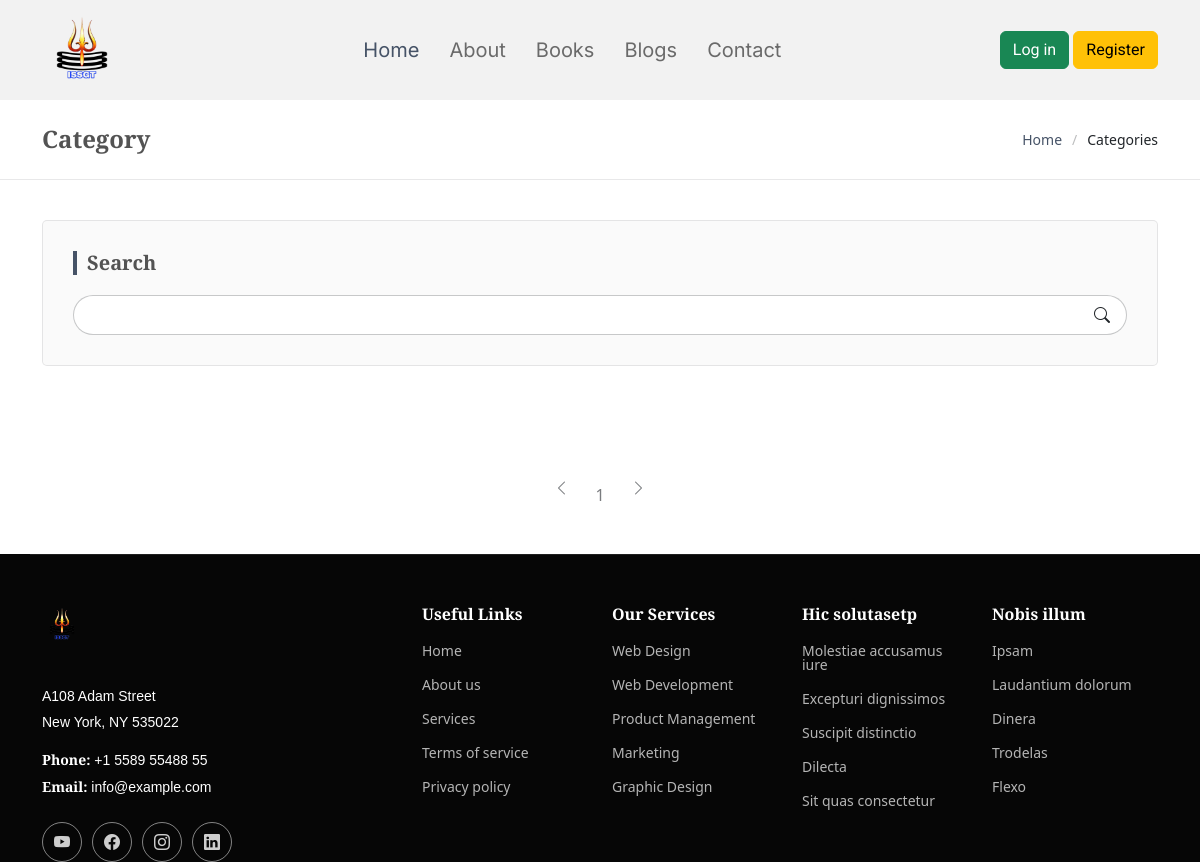
/books/, run on an earlier commit of the app's database.
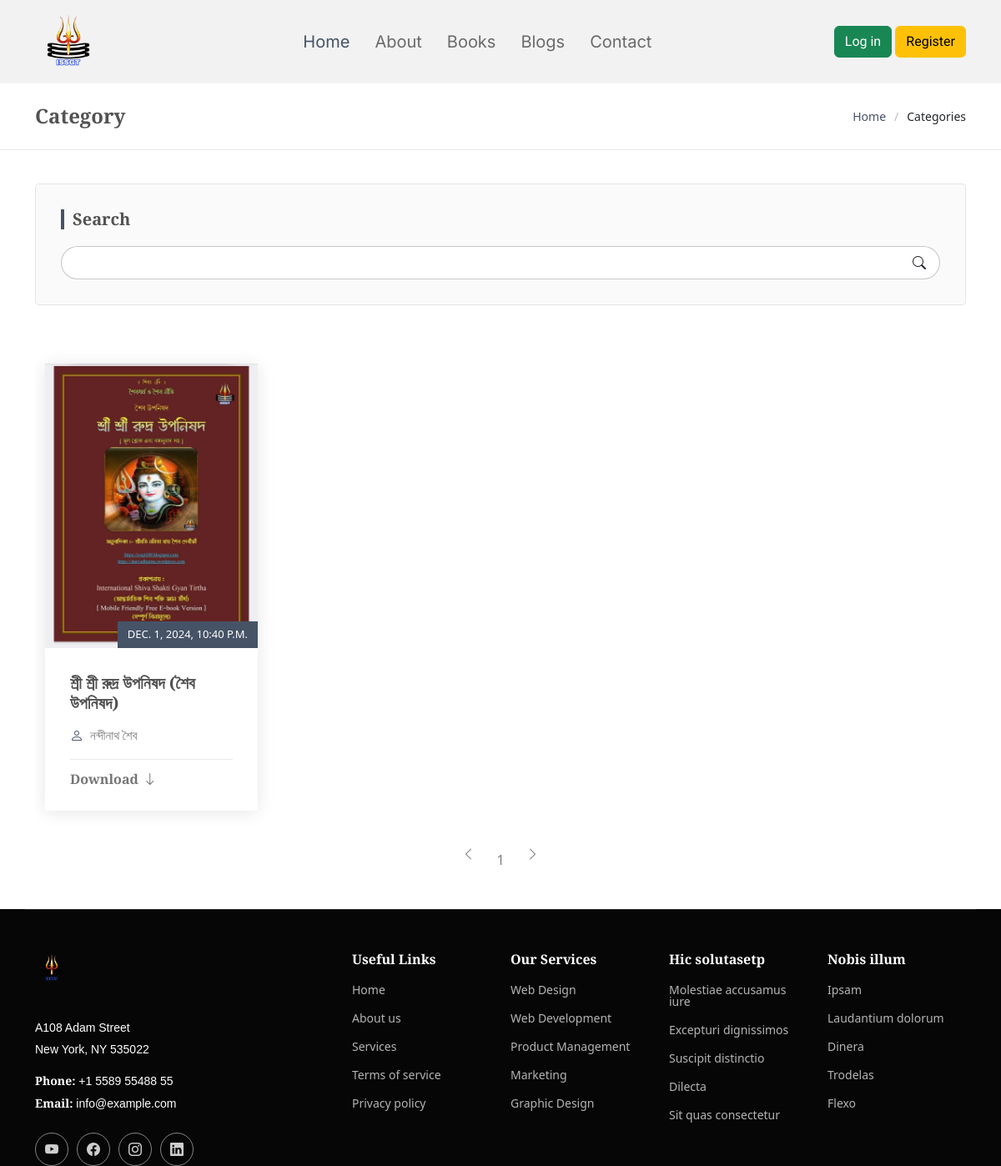
And on a later commit of the database.
### books/models.py (models this page shows, shortened)
class Books(models.Model):
    book_name = models.CharField(max_length=100)
    book_author = models.CharField(max_length=100)
    pdf = models.FileField(upload_to='pdf/books',blank=True, null=True)
    book_image = models.ImageField(upload_to='photos/books', blank=True, null=True)
    uploaded_at = models.DateTimeField(auto_now_add=True)
    class Meta:
        verbose_name = 'Books'
        verbose_name_plural = 'Books'

### books/views.py (the view)
# urls.py: path('books/', views.books, name='books')
def books(request):
    book_list = Books.objects.all()
    paginator = Paginator(book_list, 5)  # Show 5 blogs per page
    page_number = request.GET.get('page')
    book_page_obj = paginator.get_page(page_number)
    context = {
        'book_page_obj': book_page_obj
    }
    return render(request, 'books/books.html', context)

### templates/books/books.html
{% extends "base.html" %}
{% load static %}
{% block content %}
{% include "partials/_navbar.html" %}
<main class="main">
    <div class="page-title position-relative">
      <div class="container d-lg-flex justify-content-between align-items-center">
        <h1 class="mb-2 mb-lg-0">Category</h1>
        <nav class="breadcrumbs">
          <ol>
            <li><a href="index.html">Home</a></li>
            <li class="current">Categories</li>
          </ol>
        </nav>
      </div>
    </div>
    <div class="container">
      <div class="widgets-container">
            <div class="search-widget widget-item">
              <h3 class="widget-title">Search</h3>
              <form action="">
                <input type="text">
                <button type="submit" title="Search"><i class="bi bi-search"></i></button>
              </form>
            </div>
      </div>
      <div class="row">
        <div class="col-lg-12">
          <section id="blog-posts" class="blog-posts section">
            <div class="container">
              <div class="row gy-4">
                {% for books in book_page_obj %}
                <div class="col-lg-3">
                  <article class="position-relative h-100">
                    <div class="post-img position-relative overflow-hidden">
                      <img src="{{books.book_image.url}}" class="img-fluid" alt="">
                      <span class="post-date">{{books.uploaded_at}}</span>
                    </div>
                    <div class="post-content d-flex flex-column">
                      <h3 class="post-title">{{books.book_name}}</h3>
                      <div class="meta d-flex align-items-center">
                        <div class="d-flex align-items-center">
                          <i class="bi bi-person"></i> <span class="ps-2">{{books.book_author}}</span>
                        </div>
                      </div>
                      <hr>
                      <a href="{{books.pdf.url}}" class="readmore stretched-link" Download><span>Download</span><i class="bi bi-arrow-down"></i></a>
                    </div>
                  </article>
                </div>
                {% endfor %}
              </div>
            </div>
          </section>
          <section id="blog-pagination" class="blog-pagination section">
            <div class="d-flex justify-content-center">
              <ul class="pagination">
                {% if book_page_obj.has_previous %}
                  <li><a href="?page={{ book_page_obj.previous_page_number }}"><i class="bi bi-chevron-left"></i></a></li>
                {% else %}
                  <li class="disabled"><i class="bi bi-chevron-left"></i></li>
                {% endif %}
                {% for page_num in book_page_obj.paginator.page_range %}
                  {% if book_page_obj.number == page_num %}
                    <li class="active"><a href="?page={{ page_num }}">{{ page_num }}</a></li>
                  {% else %}
                    <li><a href="?page={{ page_num }}">{{ page_num }}</a></li>
                  {% endif %}
                {% endfor %}
                {% if book_page_obj.has_next %}
                  <li><a href="?page={{ book_page_obj.next_page_number }}"><i class="bi bi-chevron-right"></i></a></li>
                {% else %}
                  <li class="disabled"><i class="bi bi-chevron-right"></i></li>
                {% endif %}
              </ul>
            </div>
          </section>
        </div>
      </div>
    </div>
  </main>
{% include "partials/_footer.html" %}
{% endblock content %}

### templates/base.html (shortened to what this page needs)
{% load static %}
<!DOCTYPE html>
<html lang="en">
<head>
  <link href="https://cdn.jsdelivr.net/npm/bootstrap@5.3.3/dist/css/bootstrap.min.css" rel="stylesheet">
  <link rel="stylesheet" href="https://cdnjs.cloudflare.com/ajax/libs/bootstrap-icons/1.10.0/font/bootstrap-icons.min.css">
  <link rel="stylesheet" href="https://cdn.jsdelivr.net/npm/swiper@10/swiper-bundle.min.css" />
  <link href="https://cdnjs.cloudflare.com/ajax/libs/aos/2.3.4/aos.css" rel="stylesheet">
  <link href="{% static "css/style.css" %}" rel="stylesheet">
</head>
<body>
    {% block content %}
    {% endblock content %}
</body>
</html>

### templates/partials/_navbar.html (shortened to what this page needs)
{% load static %}
<header id="header" class="header d-flex align-items-center sticky-top">
  <div
    class="container position-relative d-flex align-items-center justify-content-between"
  >
    <a href="{% url "home" %}" class="logo d-flex align-items-center me-auto me-xl-0">
      <img src="{% static "img/logo.png" %}" alt="">
    </a>
    <nav id="navmenu" class="navmenu">
      <ul>
        <li><a href="{% url "home" %}" class="active">Home</a></li>
        <li><a href="about.html">About</a></li>
        <li><a href="{% url "books" %}">Books</a></li>
        <li><a href="{% url "blogs" %}">Blogs</a></li>
        <li><a href="contact.html">Contact</a></li>
      </ul>
    </nav>
    <div class="auth">
      {% if user.is_authenticated %}
      <span class="d-block">Welcome {{user.first_name}}</span>
      <a href="{% url "logout" %}" class="btn btn-success">Log Out</a>
      <a href="{% url "registration" %}" class="btn btn-warning">Dashboard</a>
      {% else %}
      <a href="{% url "login" %}" class="btn btn-success">Log in</a>
      <a href="{% url "registration" %}" class="btn btn-warning">Register</a>
      {% endif %}
    </div>
  </div>
</header>

### templates/partials/_footer.html
{% load static %}
<footer id="footer" class="footer dark-background">
    <div class="container footer-top">
      <div class="row gy-4">
        <div class="col-lg-4 col-md-6 footer-about">
          <a href="index.html" class="logo d-flex align-items-center">
             <img src="{% static "img/logo.png" %}" alt="">
          </a>
          <div class="footer-contact pt-3">
            <p>A108 Adam Street</p>
            <p>New York, NY 535022</p>
            <p class="mt-3"><strong>Phone:</strong> <span>+1 5589 55488 55</span></p>
            <p><strong>Email:</strong> <span>info@example.com</span></p>
          </div>
          <div class="social-links d-flex mt-4">
            <a href=""><i class="bi bi-youtube"></i></a>
            <a href=""><i class="bi bi-facebook"></i></a>
            <a href=""><i class="bi bi-instagram"></i></a>
            <a href=""><i class="bi bi-linkedin"></i></a>
          </div>
        </div>
        <div class="col-lg-2 col-md-3 footer-links">
          <h4>Useful Links</h4>
          <ul>
            <li><a href="#">Home</a></li>
            <li><a href="#">About us</a></li>
            <li><a href="#">Services</a></li>
            <li><a href="#">Terms of service</a></li>
            <li><a href="#">Privacy policy</a></li>
          </ul>
        </div>
        <div class="col-lg-2 col-md-3 footer-links">
          <h4>Our Services</h4>
          <ul>
            <li><a href="#">Web Design</a></li>
            <li><a href="#">Web Development</a></li>
            <li><a href="#">Product Management</a></li>
            <li><a href="#">Marketing</a></li>
            <li><a href="#">Graphic Design</a></li>
          </ul>
        </div>
        <div class="col-lg-2 col-md-3 footer-links">
          <h4>Hic solutasetp</h4>
          <ul>
            <li><a href="#">Molestiae accusamus iure</a></li>
            <li><a href="#">Excepturi dignissimos</a></li>
            <li><a href="#">Suscipit distinctio</a></li>
            <li><a href="#">Dilecta</a></li>
            <li><a href="#">Sit quas consectetur</a></li>
          </ul>
        </div>
        <div class="col-lg-2 col-md-3 footer-links">
          <h4>Nobis illum</h4>
          <ul>
            <li><a href="#">Ipsam</a></li>
            <li><a href="#">Laudantium dolorum</a></li>
            <li><a href="#">Dinera</a></li>
            <li><a href="#">Trodelas</a></li>
            <li><a href="#">Flexo</a></li>
          </ul>
        </div>
      </div>
    </div>
  </footer>

What changed in the data, as far as the page shows it:
added Books: book_image (picture), uploaded_at "DEC. 1, 2024, 10:40 P.M.", book_name "শ্রী শ্রী রুদ্র উপনিষদ (শৈব উপনিষদ)", book_author "নন্দীনাথ শৈব"
